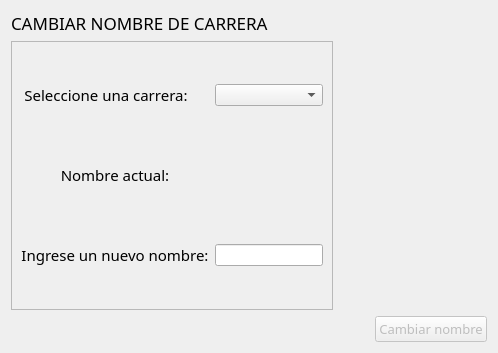
             <widget class="QWidget" name="page_nombre_carrera">
              <layout class="QGridLayout" name="gridLayout_41">
               <item row="0" column="0" colspan="2">
                <widget class="QLabel" name="label_62">
                 <property name="maximumSize">
                  <size>
                   <width>16777215</width>
                   <height>30</height>
                  </size>
                 </property>
                 <property name="font">
                  <font>
                   <family>Segoe UI Semibold</family>
                   <pointsize>13</pointsize>
                  </font>
                 </property>
                 <property name="text">
                  <string>CAMBIAR NOMBRE DE CARRERA</string>
                 </property>
                </widget>
               </item>
               <item row="1" column="0">
                <widget class="QFrame" name="frame_16">
                 <property name="frameShape">
                  <enum>QFrame::StyledPanel</enum>
                 </property>
                 <property name="frameShadow">
                  <enum>QFrame::Raised</enum>
                 </property>
                 <layout class="QGridLayout" name="gridLayout_39">
                  <item row="0" column="0">
                   <widget class="QLabel" name="label_64">
                    <property name="minimumSize">
                     <size>
                      <width>0</width>
                      <height>0</height>
                     </size>
                    </property>
                    <property name="maximumSize">
                     <size>
                      <width>170</width>
                      <height>16777215</height>
                     </size>
                    </property>
                    <property name="font">
                     <font>
                      <family>Segoe UI Semibold</family>
                      <pointsize>11</pointsize>
                     </font>
                    </property>
                    <property name="text">
                     <string>Seleccione una carrera:</string>
                    </property>
                    <property name="alignment">
                     <set>Qt::AlignCenter</set>
                    </property>
                   </widget>
                  </item>
                  <item row="1" column="0">
                   <widget class="QLabel" name="label_65">
                    <property name="maximumSize">
                     <size>
                      <width>16777215</width>
                      <height>60</height>
                     </size>
                    </property>
                    <property name="font">
                     <font>
                      <family>Segoe UI Semibold</family>
                      <pointsize>11</pointsize>
                     </font>
                    </property>
                    <property name="text">
                     <string>Nombre actual:</string>
                    </property>
                    <property name="alignment">
                     <set>Qt::AlignCenter</set>
                    </property>
                   </widget>
                  </item>
                  <item row="3" column="1">
                   <widget class="QLineEdit" name="input_new_name_carr">
                    <property name="maximumSize">
                     <size>
                      <width>200</width>
                      <height>16777215</height>
                     </size>
                    </property>
                   </widget>
                  </item>
                  <item row="1" column="1">
                   <widget class="QLabel" name="label_modif_carr_nom_actual">
                    <property name="text">
                     <string/>
                    </property>
                   </widget>
                  </item>
                  <item row="3" column="0">
                   <widget class="QLabel" name="label_63">
                    <property name="font">
                     <font>
                      <family>Segoe UI Semibold</family>
                      <pointsize>11</pointsize>
                     </font>
                    </property>
                    <property name="text">
                     <string>Ingrese un nuevo nombre:</string>
                    </property>
                    <property name="alignment">
                     <set>Qt::AlignCenter</set>
                    </property>
                   </widget>
                  </item>
                  <item row="0" column="1">
                   <widget class="QComboBox" name="cb_modif_nom_carr"/>
                  </item>
                 </layout>
                </widget>
               </item>
               <item row="2" column="0">
                <widget class="QLabel" name="label_informe_modif_nom_carr">
                 <property name="font">
                  <font>
                   <family>Segoe UI Semibold</family>
                   <pointsize>10</pointsize>
                  </font>
                 </property>
                 <property name="text">
                  <string/>
                 </property>
                 <property name="alignment">
                  <set>Qt::AlignCenter</set>
                 </property>
                </widget>
               </item>
               <item row="2" column="2">
                <widget class="QPushButton" name="btn_modif_nom_carr">
                 <property name="enabled">
                  <bool>false</bool>
                 </property>
                 <property name="font">
                  <font>
                   <family>Segoe UI Semibold</family>
                   <pointsize>10</pointsize>
                  </font>
                 </property>
                 <property name="text">
                  <string>Cambiar nombre</string>
                 </property>
                </widget>
               </item>
               <item row="1" column="1" colspan="2">
                <spacer name="horizontalSpacer_71">
                 <property name="orientation">
                  <enum>Qt::Horizontal</enum>
                 </property>
                 <property name="sizeType">
                  <enum>QSizePolicy::Maximum</enum>
                 </property>
                 <property name="sizeHint" stdset="0">
                  <size>
                   <width>148</width>
                   <height>269</height>
                  </size>
                 </property>
                </spacer>
               </item>
              </layout>
             </widget>
